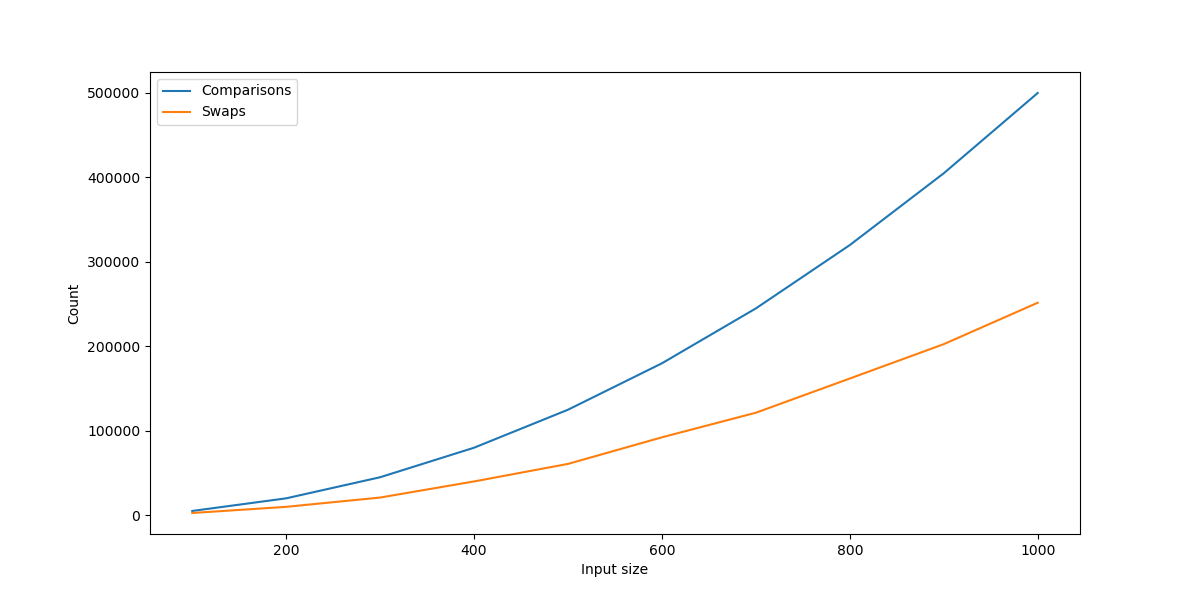

Write the Python code that produced this figure.
import time
import random
import matplotlib.pyplot as plt

def bubble_sort(arr):
    comparisonsCount = 0
    swapsCount = 0

    n = len(arr)
    for i in range(n):
        for j in range(0, n - i - 1):
            if arr[j] > arr[j + 1]:
                arr[j], arr[j + 1] = arr[j + 1], arr[j]
                swapsCount += 1
            comparisonsCount += 1
    return arr, comparisonsCount, swapsCount

sizes = []
times = []
comparisons = []
swaps = []

# Generate arrays of increasing size (from 100 to 1000 elements)
for n in range(100, 1100, 100):
    arr = [random.randint(0, 1000) for _ in range(n)]  # Generate n random numbers
    start_time = time.time()
    sorted_arr, comparison, swap = bubble_sort(arr)
    end_time = time.time()
    sizes.append(n)
    times.append(end_time - start_time)
    comparisons.append(comparison)
    swaps.append(swap)

# Plot comparisons and swaps by input size
plt.figure(figsize=(12, 6))
plt.plot(sizes, comparisons, label='Comparisons')
plt.plot(sizes, swaps, label='Swaps')
plt.xlabel('Input size')
plt.ylabel('Count')
plt.legend()
plt.savefig('ex3.png')
plt.show()